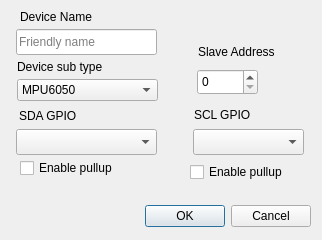
<?xml version="1.0" encoding="UTF-8"?>
<ui version="4.0">
 <class>Dialog_config_i2c</class>
 <widget class="QDialog" name="Dialog_config_i2c">
  <property name="geometry">
   <rect>
    <x>0</x>
    <y>0</y>
    <width>322</width>
    <height>240</height>
   </rect>
  </property>
  <property name="windowTitle">
   <string>I2C</string>
  </property>
  <property name="windowIcon">
   <iconset resource="ezlopi.qrc">
    <normaloff>:/res/icon.png</normaloff>:/res/icon.png</iconset>
  </property>
  <widget class="QDialogButtonBox" name="buttonBox">
   <property name="geometry">
    <rect>
     <x>110</x>
     <y>200</y>
     <width>201</width>
     <height>32</height>
    </rect>
   </property>
   <property name="orientation">
    <enum>Qt::Horizontal</enum>
   </property>
   <property name="standardButtons">
    <set>QDialogButtonBox::Cancel|QDialogButtonBox::Ok</set>
   </property>
  </widget>
  <widget class="QLineEdit" name="lineEdit_device_name">
   <property name="geometry">
    <rect>
     <x>16</x>
     <y>29</y>
     <width>141</width>
     <height>26</height>
    </rect>
   </property>
   <property name="placeholderText">
    <string>Friendly name</string>
   </property>
  </widget>
  <widget class="QLabel" name="label_GPIO_SDA">
   <property name="geometry">
    <rect>
     <x>19</x>
     <y>106</y>
     <width>121</width>
     <height>20</height>
    </rect>
   </property>
   <property name="text">
    <string>SDA GPIO</string>
   </property>
  </widget>
  <widget class="QCheckBox" name="checkBox_enable_pullup_sda">
   <property name="geometry">
    <rect>
     <x>20</x>
     <y>156</y>
     <width>141</width>
     <height>24</height>
    </rect>
   </property>
   <property name="text">
    <string>Enable pullup</string>
   </property>
  </widget>
  <widget class="QComboBox" name="comboBox_i2c_gpio_sda">
   <property name="geometry">
    <rect>
     <x>16</x>
     <y>129</y>
     <width>141</width>
     <height>26</height>
    </rect>
   </property>
  </widget>
  <widget class="QLabel" name="label_device_name">
   <property name="geometry">
    <rect>
     <x>20</x>
     <y>7</y>
     <width>121</width>
     <height>20</height>
    </rect>
   </property>
   <property name="text">
    <string>Device Name</string>
   </property>
  </widget>
  <widget class="QLabel" name="label_GPIO_SCL">
   <property name="geometry">
    <rect>
     <x>194</x>
     <y>105</y>
     <width>121</width>
     <height>20</height>
    </rect>
   </property>
   <property name="text">
    <string>SCL GPIO</string>
   </property>
  </widget>
  <widget class="QComboBox" name="comboBox_i2c_gpio_scl">
   <property name="geometry">
    <rect>
     <x>193</x>
     <y>129</y>
     <width>111</width>
     <height>26</height>
    </rect>
   </property>
  </widget>
  <widget class="QCheckBox" name="checkBox_enable_pullup_scl">
   <property name="geometry">
    <rect>
     <x>190</x>
     <y>160</y>
     <width>141</width>
     <height>24</height>
    </rect>
   </property>
   <property name="text">
    <string>Enable pullup</string>
   </property>
  </widget>
  <widget class="QSpinBox" name="spinBox_i2c_slave_address">
   <property name="geometry">
    <rect>
     <x>197</x>
     <y>69</y>
     <width>61</width>
     <height>26</height>
    </rect>
   </property>
   <property name="maximum">
    <number>127</number>
   </property>
  </widget>
  <widget class="QLabel" name="label_i2c_slave_address">
   <property name="geometry">
    <rect>
     <x>198</x>
     <y>42</y>
     <width>101</width>
     <height>20</height>
    </rect>
   </property>
   <property name="text">
    <string>Slave Address</string>
   </property>
  </widget>
  <widget class="QComboBox" name="comboBox_i2c_subtype">
   <property name="geometry">
    <rect>
     <x>17</x>
     <y>79</y>
     <width>141</width>
     <height>22</height>
    </rect>
   </property>
   <item>
    <property name="text">
     <string>MPU6050</string>
    </property>
   </item>
   <item>
    <property name="text">
     <string>ADXL345</string>
    </property>
   </item>
   <item>
    <property name="text">
     <string>GY271</string>
    </property>
   </item>
   <item>
    <property name="text">
     <string>MCP4725</string>
    </property>
   </item>
   <item>
    <property name="text">
     <string>GY530</string>
    </property>
   </item>
   <item>
    <property name="text">
     <string>DS1307</string>
    </property>
   </item>
   <item>
    <property name="text">
     <string>MAX30100</string>
    </property>
   </item>
   <item>
    <property name="text">
     <string>BMP280</string>
    </property>
   </item>
   <item>
    <property name="text">
     <string>LNA219</string>
    </property>
   </item>
   <item>
    <property name="text">
     <string>GY291 Digital Accelerometer</string>
    </property>
   </item>
  </widget>
  <widget class="QLabel" name="label_device_sub_type">
   <property name="geometry">
    <rect>
     <x>17</x>
     <y>59</y>
     <width>121</width>
     <height>16</height>
    </rect>
   </property>
   <property name="text">
    <string>Device sub type</string>
   </property>
  </widget>
 </widget>
 <resources>
  <include location="ezlopi.qrc"/>
 </resources>
 <connections>
  <connection>
   <sender>buttonBox</sender>
   <signal>accepted()</signal>
   <receiver>Dialog_config_i2c</receiver>
   <slot>accept()</slot>
   <hints>
    <hint type="sourcelabel">
     <x>248</x>
     <y>254</y>
    </hint>
    <hint type="destinationlabel">
     <x>157</x>
     <y>274</y>
    </hint>
   </hints>
  </connection>
  <connection>
   <sender>buttonBox</sender>
   <signal>rejected()</signal>
   <receiver>Dialog_config_i2c</receiver>
   <slot>reject()</slot>
   <hints>
    <hint type="sourcelabel">
     <x>316</x>
     <y>260</y>
    </hint>
    <hint type="destinationlabel">
     <x>286</x>
     <y>274</y>
    </hint>
   </hints>
  </connection>
 </connections>
</ui>
